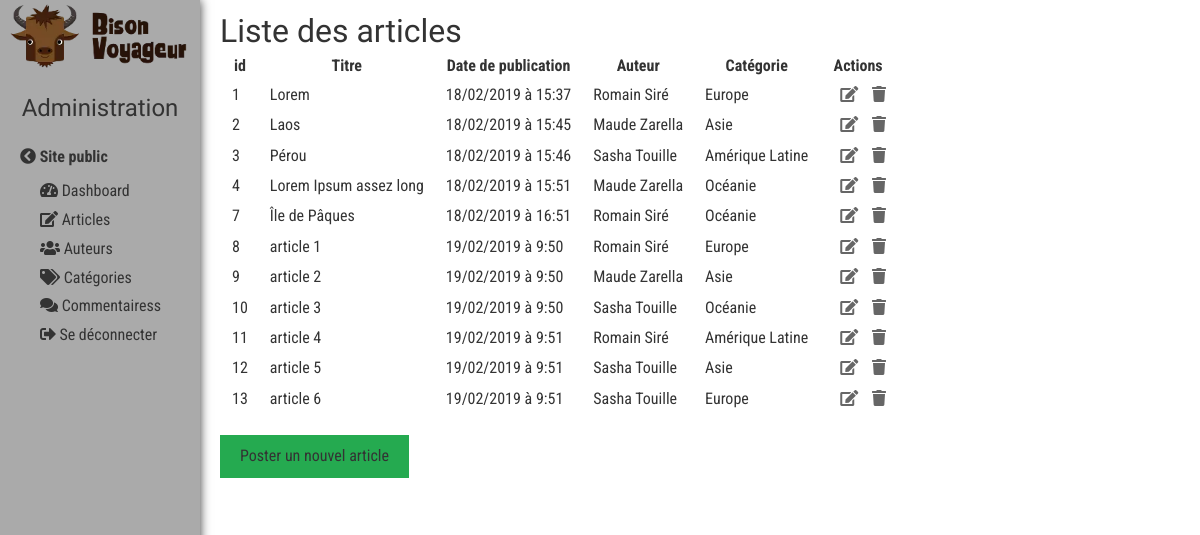
Screenshot of /admin/posts.php (signed in) with the database file from the repository.
### tables this page shows
CREATE TABLE `post` (
  `id` smallint(6) NOT NULL,
  `title` varchar(255) NOT NULL,
  `content` text NOT NULL,
  `publicationDate` datetime NOT NULL DEFAULT CURRENT_TIMESTAMP,
  `author_id` tinyint(4) DEFAULT NULL,
  `category_id` tinyint(4) DEFAULT NULL
);

CREATE TABLE `author` (
  `id` tinyint(4) NOT NULL,
  `lastName` varchar(255) NOT NULL,
  `firstName` varchar(255) NOT NULL,
  `email` varchar(255) NOT NULL,
  `password` varchar(255) NOT NULL
);

CREATE TABLE `category` (
  `id` tinyint(4) NOT NULL,
  `name` varchar(255) NOT NULL
);

### admin/posts.php (called while the page is built, shortened)
<?php
require("../config/database.php");
$query = $pdo->prepare("SELECT post.id AS id, title, publicationDate, author.firstName AS authorFirstName, author.lastName AS authorLastName, category.name AS categoryName
FROM post
INNER JOIN category ON post.category_id = category.id
INNER JOIN author ON post.author_id = author.id
ORDER BY id");
$query->execute();
$posts = $query->fetchAll();
include("layout.phtml");
?>

### admin/posts.phtml (the view)
<h1>Liste des articles</h1>
<section id="author-list">
  <table>
    <thead>
      <tr>
        <th>id</th>
        <th>Titre</th>
        <th>Date de publication</th>
        <th>Auteur</th>
        <th>Catégorie</th>
        <th>Actions</th>
      </tr>
    </thead>
    <tbody>
      <?php foreach ($posts as $post): ?>
        <tr>
          <td><?= $post['id']; ?></td>
          <td><?= $post['title']; ?></td>
          <td><?= date("d/m/Y \à G:i", strtotime($post['publicationDate'])); ?></td>
          <td><?= $post['authorFirstName']; ?> <?= $post['authorLastName']; ?></td>
          <td><?= $post['categoryName']; ?></td>
          <td>
            <a href="edit_post.php?id=<?= $post['id'] ?>"><i class="fas fa-edit"></i></a>
            <a href="delete_post.php?id=<?= $post['id'] ?>"><i class="fas fa-trash"></i></a>
          </td>
        </tr>
      <?php endforeach; ?>
    </tbody>
  </table>
  <a href="add_post.php" class="button">Poster un nouvel article</a>
</section>

### css/main.css (style rules this page uses)
* { box-sizing: border-box; }
body { margin: 0; font-family: 'Roboto Condensed', sans-serif; color: #333; line-height: 1.4em; }
h1, h2 { font-family: 'Lalezar', cursive; font-weight: normal; margin: 0; padding: 0; }
a { text-decoration: none; color: #666; transition: color 0.2s; }
.button { margin-top: 20px; display: inline-block; background: #25aa50; border: 0; padding: 10px 20px; color: #333; transition: all 0.2s; cursor: pointer; }
#author-list { padding: 10px 0; }
#author-list td { padding: 3px 10px; }
#author-list .fas { margin-left: 10px; }

### rows the page displays
post: id "1", title "Lorem", publicationDate "18/02/2019 à 15:37", author.firstName "Romain", author.lastName "Siré", category.name "Europe"
post: id "2", title "Laos", publicationDate "18/02/2019 à 15:45", author.firstName "Maude", author.lastName "Zarella", category.name "Asie"
post: id "3", title "Pérou", publicationDate "18/02/2019 à 15:46", author.firstName "Sasha", author.lastName "Touille", category.name "Amérique Latine"
post: id "4", title "Lorem Ipsum assez long", publicationDate "18/02/2019 à 15:51", author.firstName "Maude", author.lastName "Zarella", category.name "Océanie"
post: id "7", title "Île de Pâques", publicationDate "18/02/2019 à 16:51", author.firstName "Romain", author.lastName "Siré", category.name "Océanie"
post: id "8", title "article 1", publicationDate "19/02/2019 à 9:50", author.firstName "Romain", author.lastName "Siré", category.name "Europe"
post: id "9", title "article 2", publicationDate "19/02/2019 à 9:50", author.firstName "Maude", author.lastName "Zarella", category.name "Asie"
post: id "10", title "article 3", publicationDate "19/02/2019 à 9:50", author.firstName "Sasha", author.lastName "Touille", category.name "Océanie"
post: id "11", title "article 4", publicationDate "19/02/2019 à 9:51", author.firstName "Romain", author.lastName "Siré", category.name "Amérique Latine"
post: id "12", title "article 5", publicationDate "19/02/2019 à 9:51", author.firstName "Sasha", author.lastName "Touille", category.name "Asie"
post: id "13", title "article 6", publicationDate "19/02/2019 à 9:51", author.firstName "Sasha", author.lastName "Touille", category.name "Europe"
